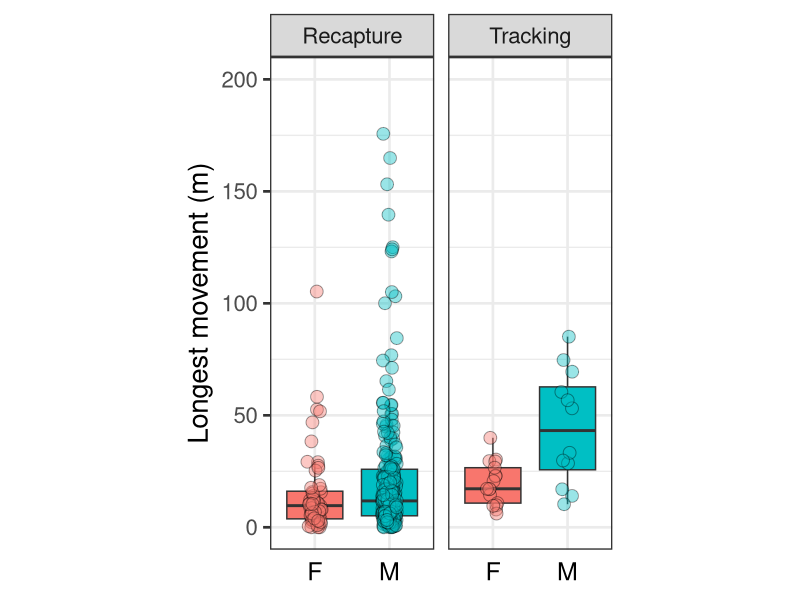
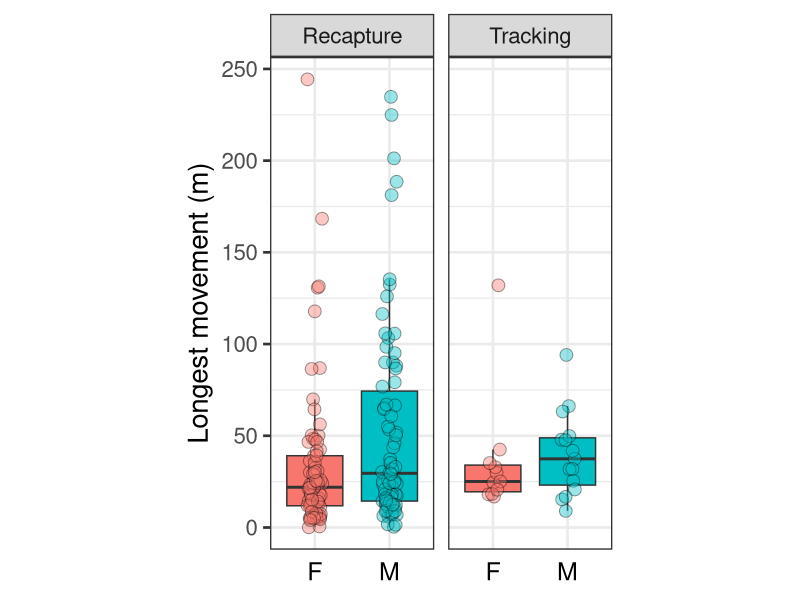
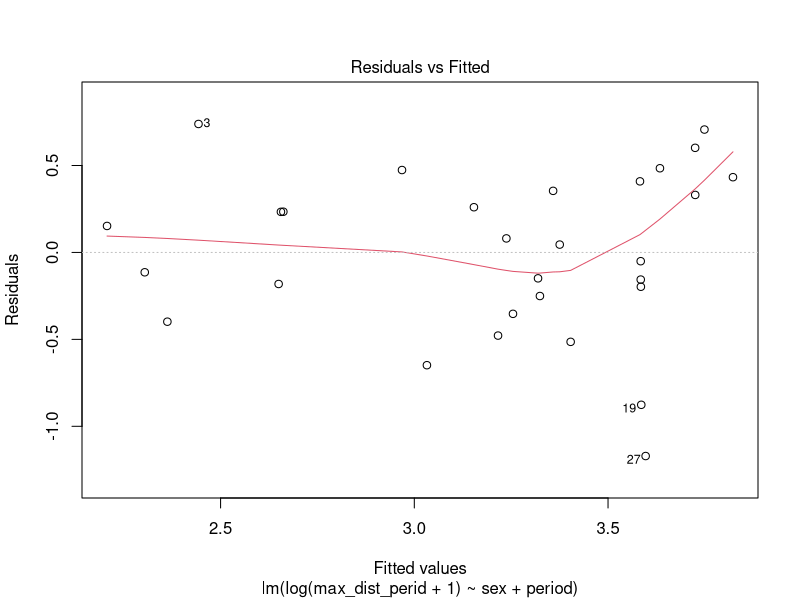
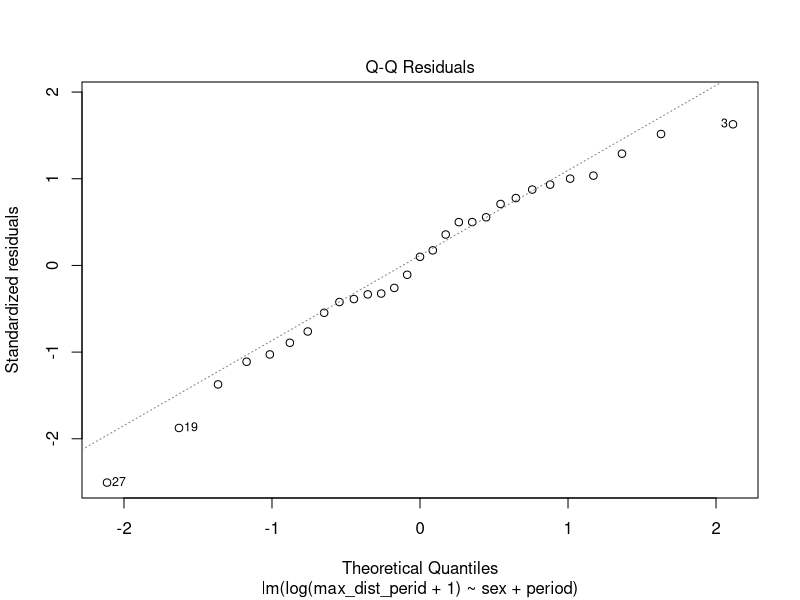
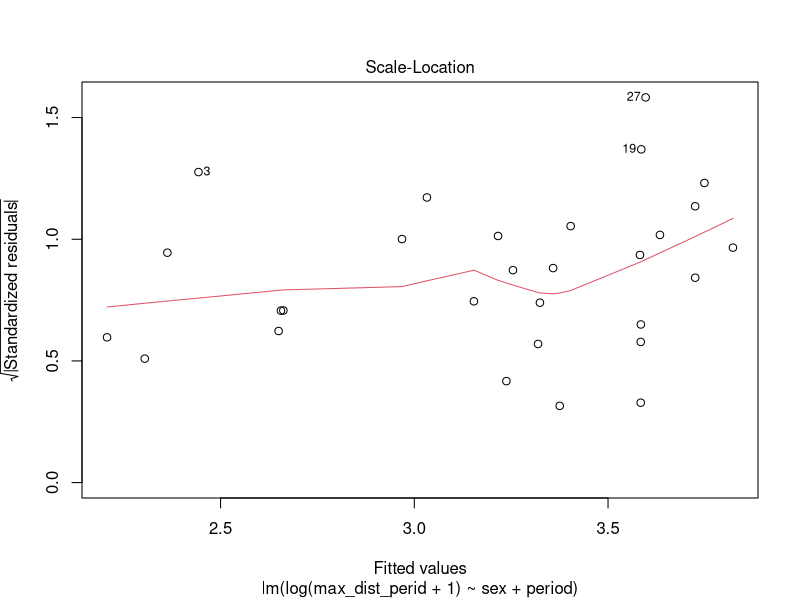
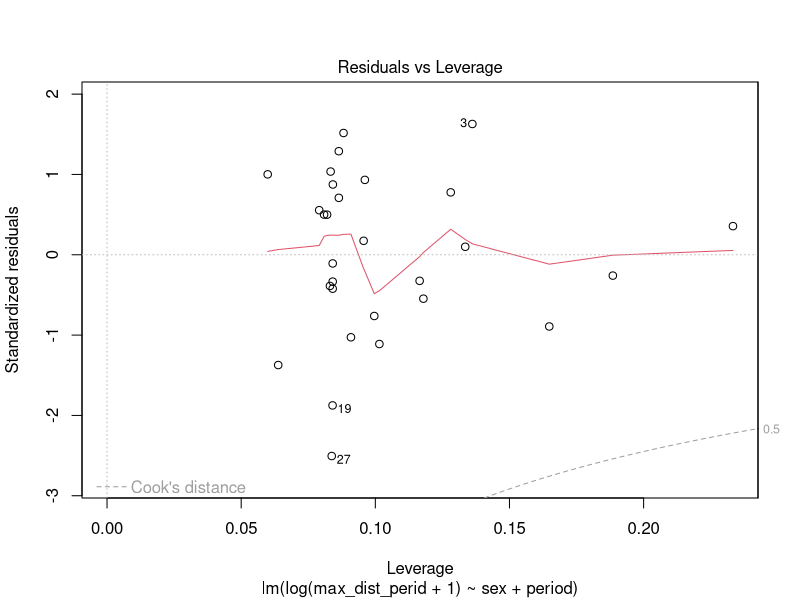
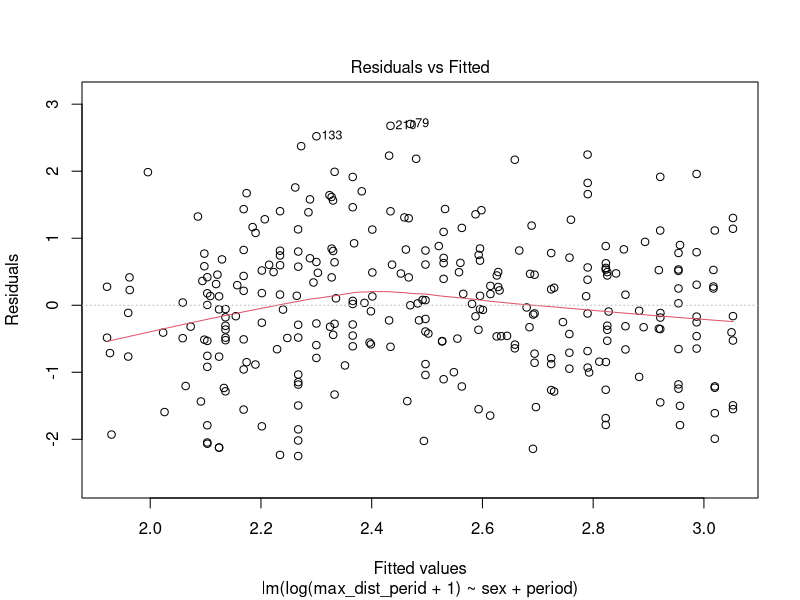
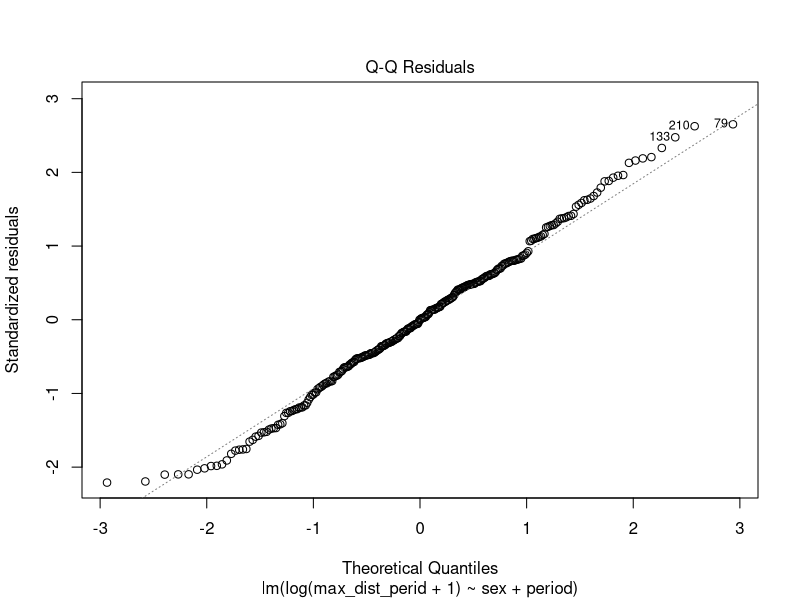

The R source for these figures, in order:
#################### Description ####################

# Author: Andrius Pašukonis
# Email: andrius.pasukonis@cefe.cnrs.fr
# Script last edited 2022-03-24

# for Pašukonis et al. 2022: sex differences in poison frog spatial behavior
# Sex difference in movement extent comparison for tracking and capture-recapture data 

###########

# libaries
library(ggplot2) 
library(dplyr)
library(lubridate)

# Import data
# Set your working directory 
setwd("~/")

frog_tracks <- read.table("all_spaceuse_raw.csv", header = T, sep =",")
dt_recap <- read.table("dtinc_recap_2009-2011.csv", header = T, sep =",")
af_recap <- read.table("afemo_recap_2014-2019.csv", header = T, sep =",")

# Clean up data
af_recap$date <- ymd(af_recap$date)
dt_recap$date <- ymd(dt_recap$date)

af_tracks <- frog_tracks %>%
  filter(species == "afemo") %>%
  mutate(dt = paste(date, time))
af_tracks$sex <- dplyr::recode(af_tracks$sex, "f" = "female", "m" = "male" )
af_tracks$dt <- dmy_hm(af_tracks$dt)

dt_tracks <- frog_tracks %>%
  filter(species == "dtinc") %>%
  mutate(dt = paste(date, time))
dt_tracks$sex <- dplyr::recode(dt_tracks$sex, "f" = "female", "m" = "male" )
dt_tracks$dt <- dmy_hm(dt_tracks$dt)


# Max linear distance per ID 

# A. femoralis recap
# summarize per ID
af_recap_sum <- af_recap %>%
  group_by(id)%>%
  add_count() %>%
  arrange(date)%>%
  summarise(sex = first(sex), period = last(date) - first(date), count = first(n)) 

# Maximum individual distances moved
splitted_id <- split(af_recap[,c("x","y")], af_recap$id)
distances <- lapply(splitted_id, dist)
max_dist_perid <-  lapply(distances, max)
af_recap_sum$max_dist_perid <- unsplit(max_dist_perid, af_recap_sum$id)

#Filter all ids with observation time span of less than 30 days
af_recap_sum <- filter(af_recap_sum, period > 30)

# D. tinctorius recap
# summarize per ID
dt_recap_sum <- dt_recap %>%
  group_by(id)%>%
  add_count() %>%
  arrange(date)%>%
  summarise(sex = first(sex), period = last(date) - first(date), count = first(n)) 

# Maximum individual distances moved
splitted_id <- split(dt_recap[,c("x","y")], dt_recap$id)
distances <- lapply(splitted_id, dist)
max_dist_perid <-  lapply(distances, max)
dt_recap_sum$max_dist_perid <- unsplit(max_dist_perid, dt_recap_sum$id)

#Filter all ids with observation time span of less than 30 days
dt_recap_sum <- filter(dt_recap_sum, period > 30)

# A. femoralis track
# summarize per ID
af_track_sum <- af_tracks %>%
  group_by(id)%>%
  add_count() %>%
  arrange(dt)%>%
  summarise(sex = first(sex), period = last(dt) - first(dt), count = first(n)) 

# Maximum individual distances moved
splitted_id <- split(af_tracks[,c("x_utm","y_utm")], af_tracks$id)
distances <- lapply(splitted_id, dist)
max_dist_perid <-  lapply(distances, max)
af_track_sum $max_dist_perid <- unsplit(max_dist_perid, af_track_sum$id)

# D. tinctorius track
# summarize per ID
dt_track_sum <- dt_tracks %>%
  group_by(id)%>%
  add_count() %>%
  arrange(dt)%>%
  summarise(sex = first(sex), period = last(dt) - first(dt), count = first(n)) 

# Maximum individual distances moved
splitted_id <- split(dt_tracks[,c("x_utm","y_utm")], dt_tracks$id)
distances <- lapply(splitted_id, dist)
max_dist_perid <-  lapply(distances, max)
dt_track_sum$max_dist_perid <- unsplit(max_dist_perid, dt_track_sum$id)

# Join data 
af_recap_sum$data <- "recapture"
af_track_sum$data <- "tracking"
dt_recap_sum$data <- "recapture"
dt_track_sum$data <- "tracking"

af_maxdist <- bind_rows(af_recap_sum, af_track_sum)
dt_maxdist <- bind_rows(dt_recap_sum, dt_track_sum)

## Boxplots grouped 

# boxplot of maximum dist per id
af_maxdist_plot <-
  ggplot(af_maxdist, aes(x= sex, y=max_dist_perid, fill = sex)) + 
  theme_bw(20) +
  geom_boxplot(aes(fill = sex), outlier.shape = NA) +
  labs(y = "Longest movement (m)") +
  geom_jitter(aes(fill= sex), position=position_jitterdodge(0.2), shape = 21, size = 4, alpha=0.4) +
  facet_wrap(~data, labeller = labeller(
    data=c(recapture ="Recapture", tracking = "Tracking"))) +
  scale_x_discrete(labels= c("F", "M")) +
  theme(legend.position= "none", axis.title.x = element_blank(), axis.ticks.x = element_blank(),
        axis.text.x = element_text(color = "black", size = 18), aspect.ratio = 3) +
  ylim(0, 200)
af_maxdist_plot

dt_maxdist_plot <-
  ggplot(dt_maxdist, aes(x= sex, y=max_dist_perid, fill = sex)) + 
  theme_bw(20) +
  geom_boxplot(aes(fill = sex), outlier.shape = NA) +
  labs(y = "Longest movement (m)") +
  geom_jitter(aes(fill= sex), position=position_jitterdodge(0.2), shape = 21, size = 4, alpha=0.4) +
  facet_wrap(~data, labeller = labeller(
    data=c(recapture ="Recapture", tracking = "Tracking"))) +
  scale_x_discrete(labels= c("F", "M")) +
  theme(legend.position= "none", axis.title.x = element_blank(), axis.ticks.x = element_blank(),
        axis.text.x = element_text(color = "black", size = 18), aspect.ratio = 3) #+
  #ylim(0, 200)
dt_maxdist_plot

## Statistics
# A. femo track
m19_aftr <- lm(log(max_dist_perid + 1) ~ sex + period, data = af_track_sum)
plot(m19_aftr) # look okish
summary(m19_aftr) # sex and period have effect on distance 

# A. femo recap
m20_afcr <- lm(log(max_dist_perid + 1) ~ sex + period, data = af_recap_sum)
plot(m20_afcr) # look good
summary(m20_afcr) # sex and period have effect on distance

# D. tinc track
m21_dttr <- lm(log(max_dist_perid + 1) ~ sex + period, data = dt_track_sum)
plot(m21_dttr) # look okish
summary(m21_dttr) # No effect of sex nor period on distance

# D. tinc recap
m22_dtcr <- lm(log(max_dist_perid + 1) ~ sex + period, data = dt_recap_sum)
plot(m22_dtcr) # look good
summary(m22_dtcr) # sex and period have effect on distance

